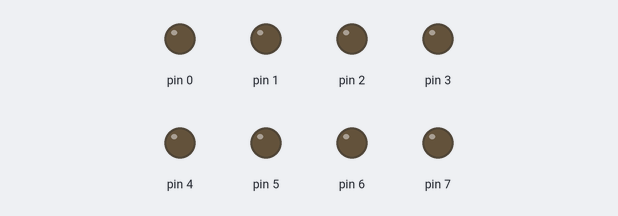
A sketch run on a simulated Arduino Uno, built with avr-gcc and run on an emulated ATmega328P. Shown: output pins drawn as LEDs (lit = HIGH).

Above: at 0.1 s.
At 4.1 s:
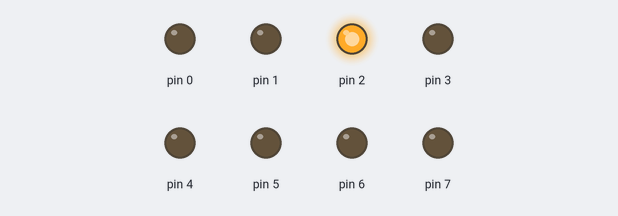
At 9.1 s:
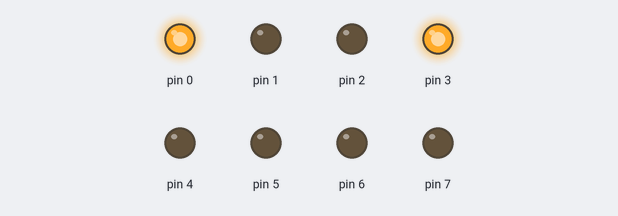
At 19.1 s:
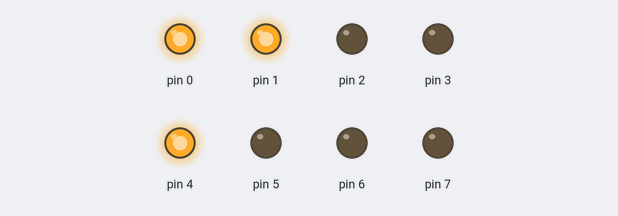
At 29.1 s:
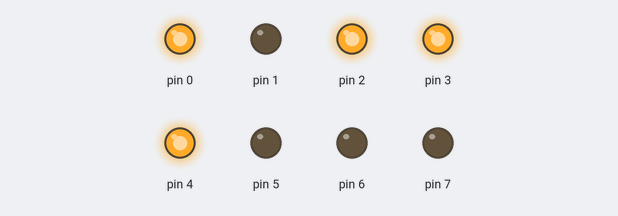
At 39.1 s:
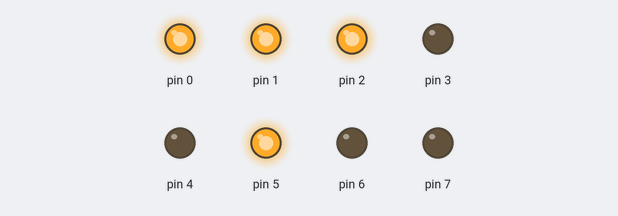
Timing chart, 0 to 40.0 s (numbered marks = the images above):
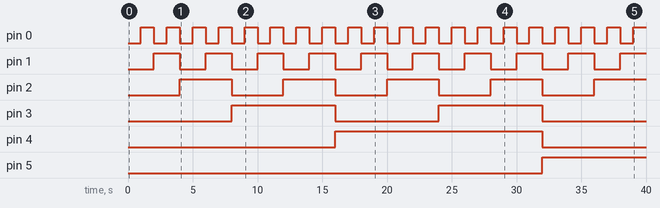

The sketch:

part1.ino
```cpp
int counter = 0;

void setup()
{
  DDRD = B11111111;
}

void loop()
{
  PORTD = counter;
  delay(1000);
  counter++;
}
```

Measured:
- by itself, pin 0: alternates HIGH for 1.0 s and LOW for 1.0 s
- by itself, pin 1: alternates HIGH for 2.0 s and LOW for 2.0 s
- by itself, pin 2: alternates HIGH for 4.0 s and LOW for 4.0 s
- by itself, pin 3: alternates HIGH for 8.0 s and LOW for 8.0 s
- by itself, pin 4: LOW → HIGH at 16.0 s, → LOW 16.0 s later
- by itself, pin 5: LOW → HIGH at 32.0 s
